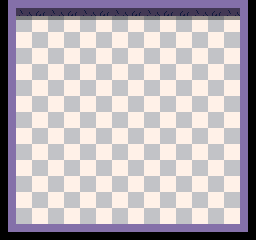

Rendered tile map (Tiled .tmx) drawn with the repository's tilesets; below, a short description and the map source with its tile grids summarised:
An orthogonal 16x15 tile map with 16x16 px tiles, 1 tile layer (Tile Layer 1).

<map version="1.0" orientation="orthogonal" renderorder="right-down" width="16" height="15" tilewidth="16" tileheight="16" nextobjectid="1">
 <tileset firstgid="1" name="sheet" tilewidth="16" tileheight="16" tilecount="16">
  <image source="../sheets/sheet.png" width="64" height="64" />
 </tileset>
 <layer name="Tile Layer 1" width="16" height="15">
  <data>[240 cells, 240 non-empty, 12 distinct tile ids]</data>
 </layer>
</map>